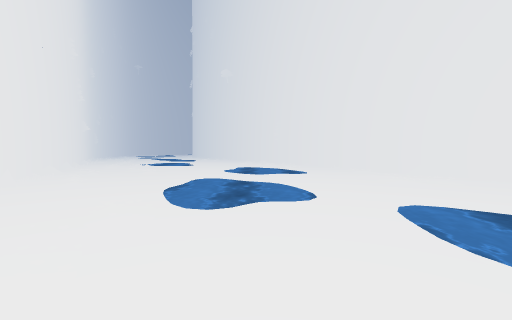
view 1 (above)

17 first-person views from a walk through a Unity game level. The camera is 1.5 m above the floor, tilts 2° down and sees 90° across. The floor is counted in squares, 2 m on a side. Each view is taken from the middle of a square. On the plan, view 1 faces up. The plan holds only what a view shows up to about 9 squares ahead; the rest is blank. The place goes on beyond the plan. The player is left out. Surface patterns are stand-ins for the level's own textures.

view 2
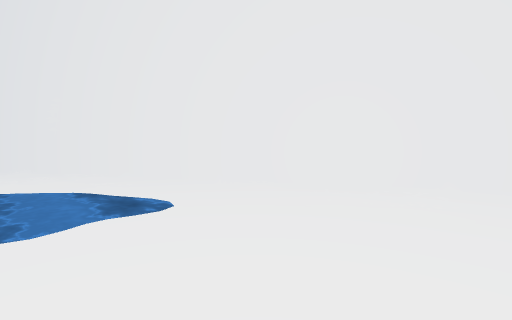

view 3
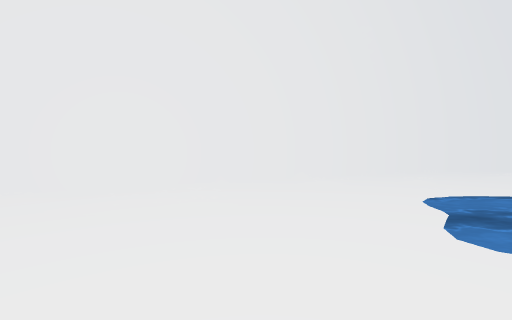

view 4
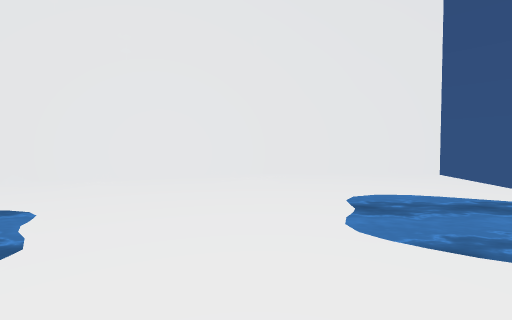

view 5
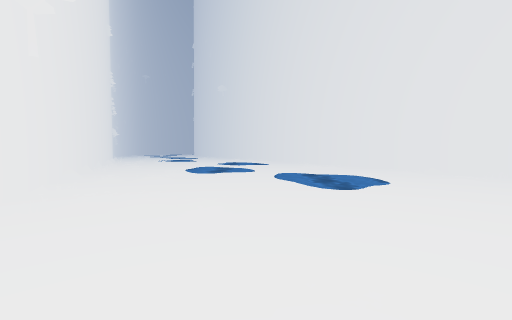

view 6
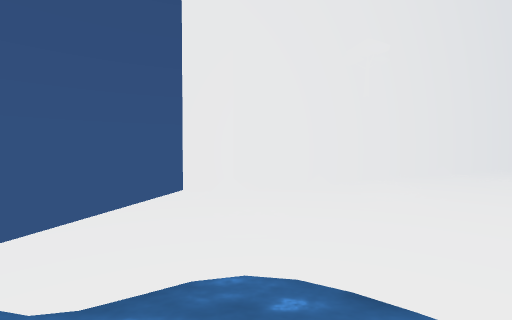

view 7
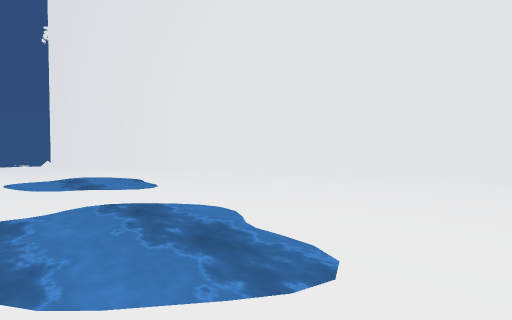

view 8
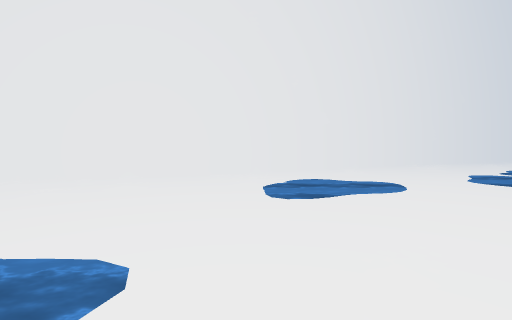

view 9
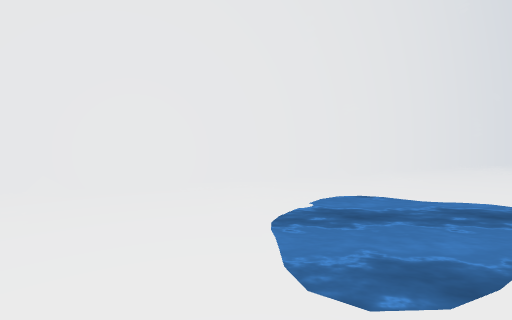

view 10
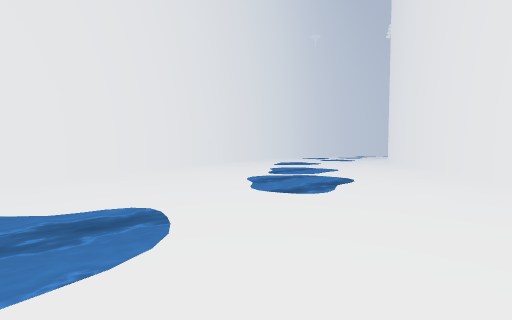

view 11
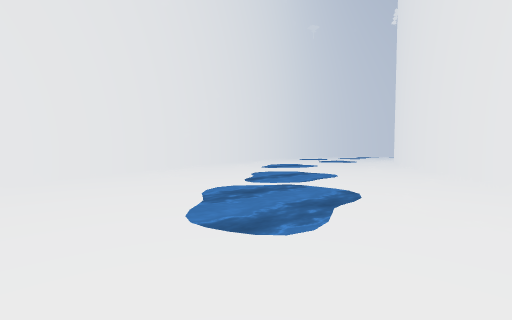

view 12
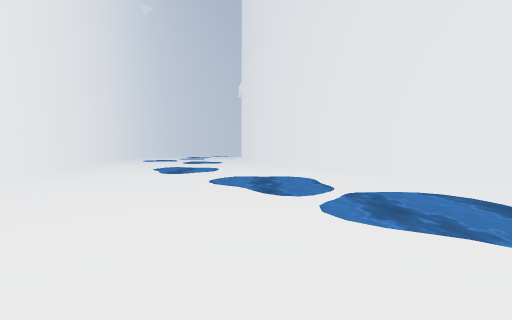

view 13
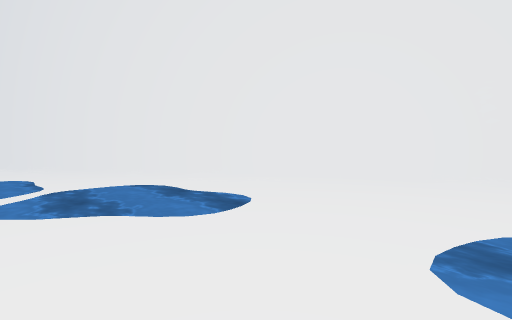

view 14
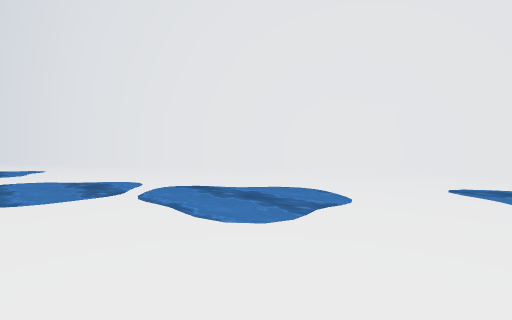

view 15
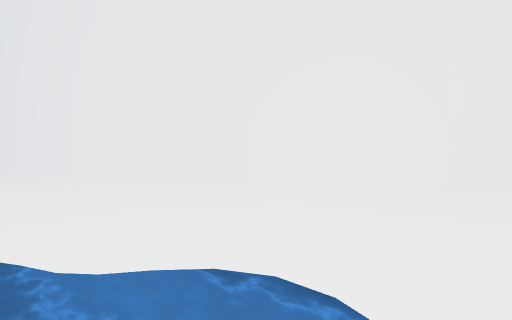

view 16
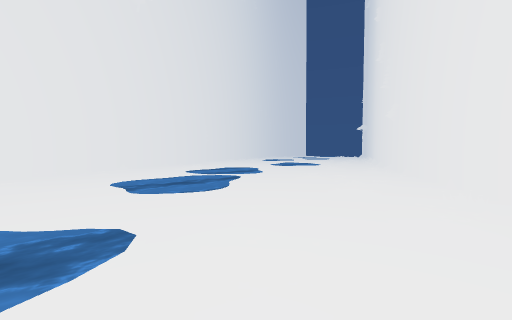

view 17
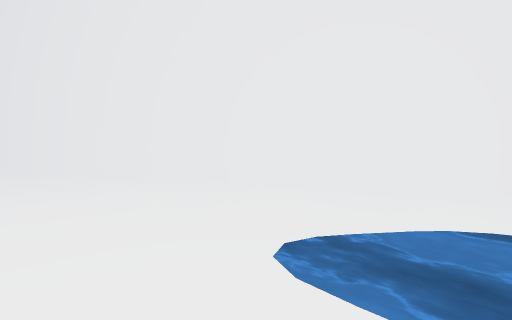

### Floor plan
Key: @ floor where view 1 was taken; # wall or solid block; x gap in a wall; . main floor; : floor 0.25 m higher than the main floor; / step, stairs or slope; ~ water the walk can cross.
Columns run from 16 left of view 1 to 10 right of it. Each row starts with its distance up from view 1.
 25 #....~~.....##
 24 ##../......./#
 23  #/../..~~../##
 22  ##//..~~~.../##
 21   #/./..~~.....#
 20   ##./....~~/..##
 19    #////.~~~//..#
 18    ##/....~~....#
 17     #........... #
 16     ##//........ ##
 15      ##./..~......#
 14       ##...~~.....##
 13        #...~~....//#
 12        #.//.....//.##
 11        ##./.....~/..#
 10         #/......~~/.##
  9         ##../..~~~...#
  8          #././..~....##
  7          #//..........#
  6          ##....~......##
  5           #....~~......#
  4           ##...~~...../##
  3            #..//..~.../.#
  2            ##//...~~:...#
  1             #///..~~~./.##
  0             ##..@..~.....#
 -1              #...........##
 -2              #........./..#
 -3              ##...........#
 -4               #/./.~~~....#
 -5               ##/..~~.....#
 -6                      .....#
 -7                        ...#
 -8                          x

Positions as (right, up) in squares from view 1, and headings:
1: (0, 0), facing up
2: (0, 5), facing up-right
3: (0, 5), facing right
4: (1, -2), facing right
5: (1, -5), facing up
6: (4, -4), facing left
7: (1, 12), facing down-left
8: (1, 12), facing left
9: (-2, 12), facing left
10: (-2, 14), facing up-left
11: (-3, 16), facing up-left
12: (-8, 16), facing up
13: (-7, 15), facing up-right
14: (-5, 25), facing down-left
15: (-8, 23), facing down-left
16: (-13, 25), facing down-right
17: (-2, 10), facing up-right
